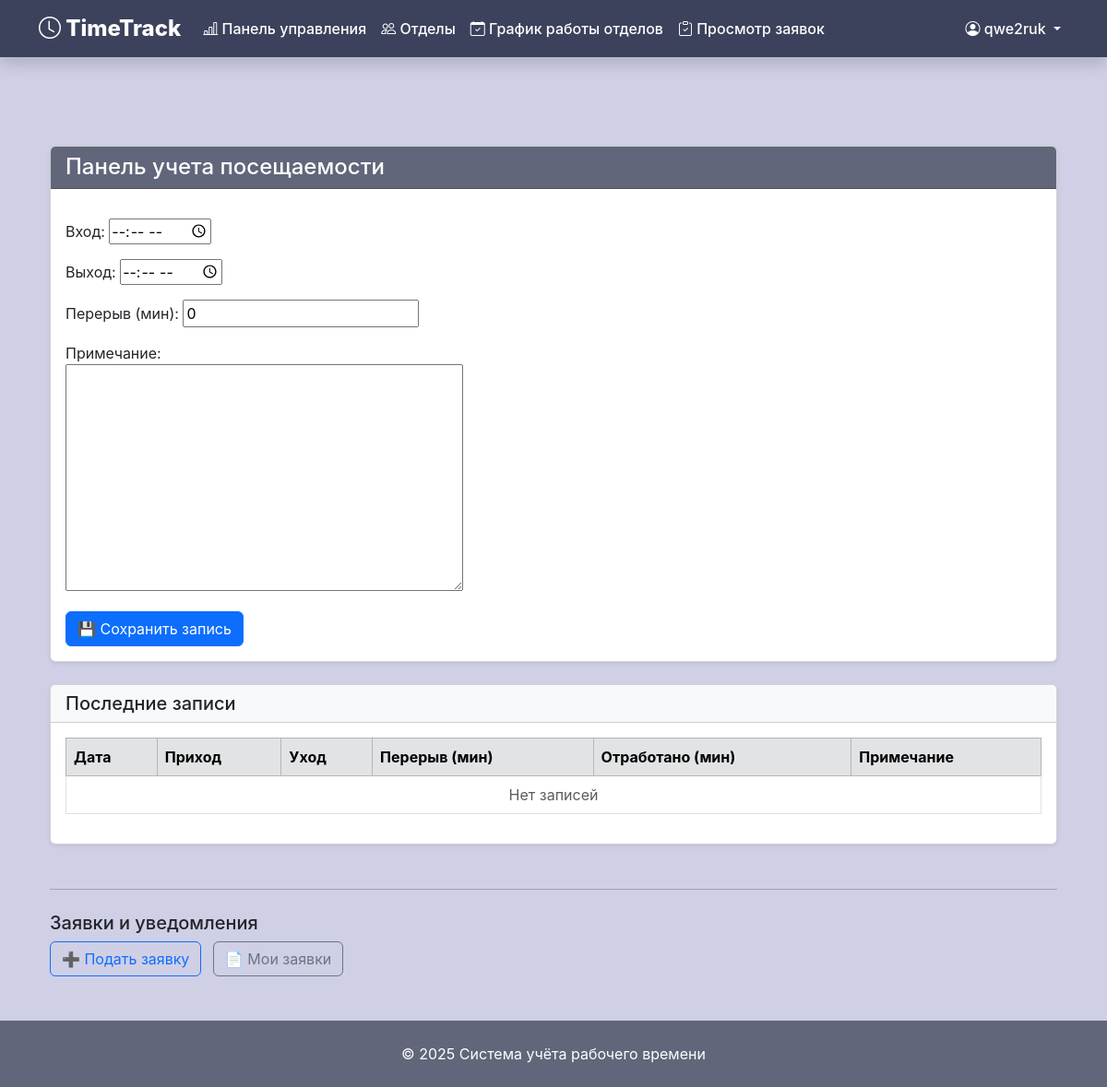
Page /statistics/ (signed in) on the earlier database version.
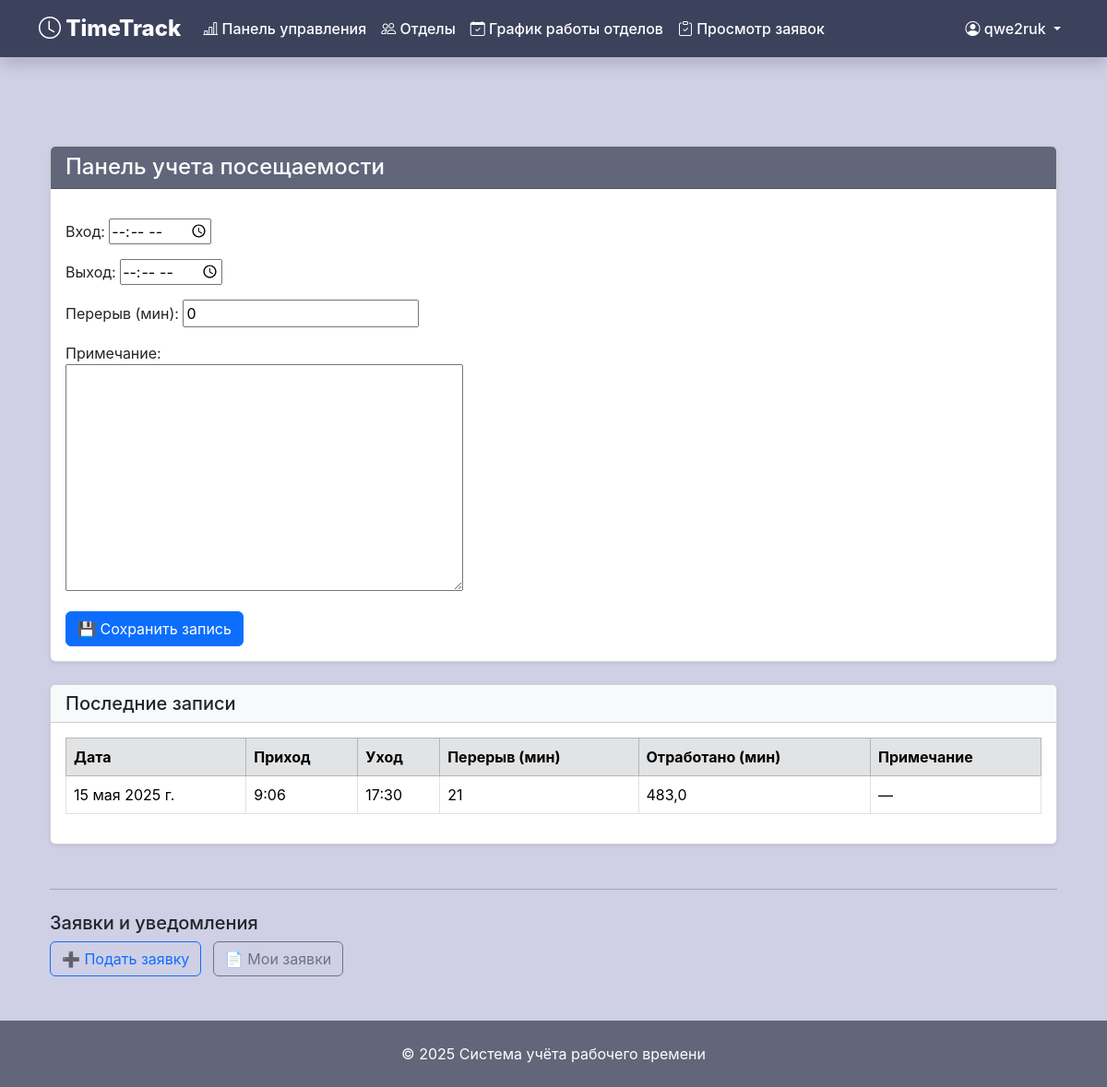
Same page on the later database version.
### time_site/models.py (models this page shows, shortened)
class WorkLog(models.Model):
    user = models.ForeignKey(settings.AUTH_USER_MODEL, on_delete=models.CASCADE)
    date = models.DateField(default=timezone.now)
    check_in = models.TimeField(null=True, blank=True, verbose_name="Вход")
    check_out = models.TimeField(null=True, blank=True, verbose_name="Выход")
    break_minutes = models.PositiveIntegerField(default=0, verbose_name="Перерыв (мин)")
    note = models.TextField(blank=True, verbose_name="Примечание")
    @property
    def worked_time_minutes(self):
        if self.check_in and self.check_out:
            delta = datetime.combine(date.min, self.check_out) - datetime.combine(date.min, self.check_in)
            return max((delta.total_seconds() // 60) - self.break_minutes, 0)
        return 0
    class Meta:
        verbose_name = "Запись рабочего времени"
        verbose_name_plural = "Рабочие записи"
        unique_together = ['user', 'date']

### time_site/views/statistics.py (the view)
# urls.py: path('statistics/', my_statistics_view, name='my_statistics'),
@login_required
def my_statistics_view(request):
    today = now().date()
    logs = WorkLog.objects.filter(user=request.user).order_by('-date')[:30]
    if request.method == 'POST':
        form = WorkLogForm(request.POST)
        if form.is_valid():
            log, created = WorkLog.objects.get_or_create(user=request.user, date=today)
            for field in form.cleaned_data:
                setattr(log, field, form.cleaned_data[field])
            log.save()
            return redirect('my_statistics')
    else:
        form = WorkLogForm()
    return render(request, 'statistics/my_stats.html', {
        'form': form,
        'logs': logs,
        'today': today,
    })

### time_site/forms.py
class WorkLogForm(forms.ModelForm):
    class Meta:
        model = WorkLog
        fields = ['check_in', 'check_out', 'break_minutes', 'note']
        widgets = {
            'check_in': forms.TimeInput(attrs={'type': 'time'}),
            'check_out': forms.TimeInput(attrs={'type': 'time'}),
        }

### time_site/templates/statistics/my_stats.html (shortened to what this page needs)
{% extends 'base.html' %}
{% block content %}
<div class="container mt-5">
  <div class="card shadow-sm mb-4">
    <div class="card-header text-white" style="background-color: var(--secondary-color);">
      <h4 class="mb-0">Панель учета посещаемости</h4>
    </div>
    <div class="card-body">
      <form method="post">
        <div class="mb-3" style="max-width: 400px;">
          {{ form.check_in.label_tag }} {{ form.check_in }}
        </div>
        <div class="mb-3" style="max-width: 400px;">
          {{ form.check_out.label_tag }} {{ form.check_out }}
        </div>
        <div class="mb-3" style="max-width: 400px;">
          {{ form.break_minutes.label_tag }} {{ form.break_minutes }}
        </div>
        <div class="mb-3" style="max-width: 400px;">
          {{ form.note.label_tag }} {{ form.note }}
        </div>
        <button type="submit" class="btn btn-primary">
          💾 Сохранить запись
        </button>
      </form>
    </div>
  </div>
  <div class="card shadow-sm mb-5">
    <div class="card-header bg-light">
      <h5 class="mb-0">Последние записи</h5>
    </div>
    <div class="card-body">
      <div class="table-responsive">
        <table class="table table-bordered table-hover align-middle">
          <thead class="table-secondary">
            <tr>
              <th>Дата</th>
              <th>Приход</th>
              <th>Уход</th>
              <th>Перерыв (мин)</th>
              <th>Отработано (мин)</th>
              <th>Примечание</th>
            </tr>
          </thead>
          <tbody>
            {% for log in logs %}
            <tr>
              <td>{{ log.date }}</td>
              <td>{{ log.check_in|default:"—" }}</td>
              <td>{{ log.check_out|default:"—" }}</td>
              <td>{{ log.break_minutes }}</td>
              <td>{{ log.worked_time_minutes }}</td>
              <td>{{ log.note|default:"—" }}</td>
            </tr>
            {% empty %}
            <tr>
              <td colspan="6" class="text-center text-muted">Нет записей</td>
            </tr>
            {% endfor %}
          </tbody>
        </table>
      </div>
    </div>
  </div>
  <hr>
  <div class="mt-4">
    <h5>Заявки и уведомления</h5>
    <a href="{% url 'leave_form' %}" class="btn btn-outline-primary me-2">➕ Подать заявку</a>
    <a href="{% url 'leave_list' %}" class="btn btn-outline-secondary">📄 Мои заявки</a>
  </div>
</div>
{% endblock %}

Differences in the rows shown:
added WorkLog: date "15 мая 2025 г.", check_in "9:06", check_out "17:30", break_minutes "21", worked_time_minutes "483,0", note "—"
Other differences:
text no longer shown: "Нет записей"
